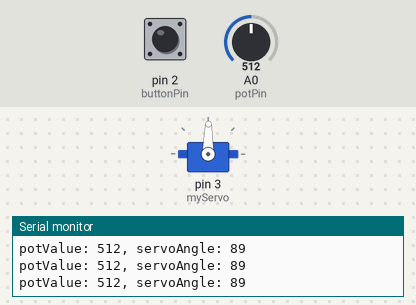
Bench run of a sketch on a simulated Arduino Uno, built with avr-gcc and run on an emulated ATmega328P. On the bench: servo, the last lines printed to the serial monitor. The test bench sets the inputs (shaded band); at power-on: A0 (potPin) = 512, pin 2 (buttonPin) LOW.

Above: at 1.2 s.
1.3 s: A0 (potPin) set to 716
At 1.6 s:
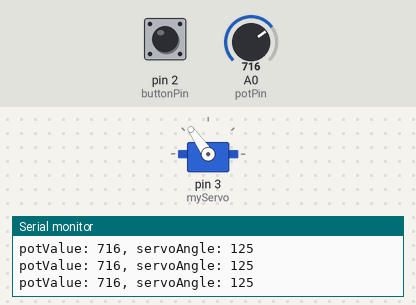
2.8 s: pin 2 (buttonPin) pulled HIGH for 0.15 s
At 2.92 s:
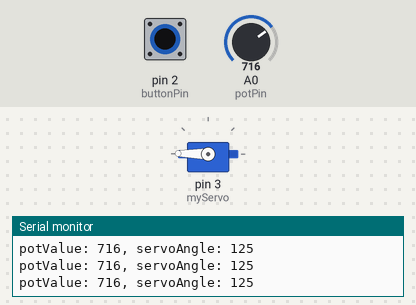
4.5 s: A0 (potPin) set to 306
At 4.9 s:
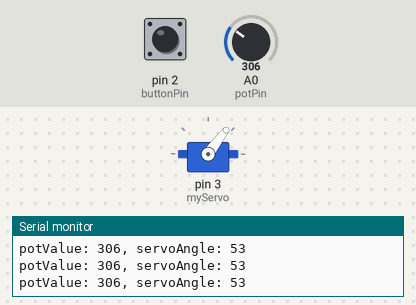
6.0 s: A0 (potPin) set to 0
At 6.5 s:
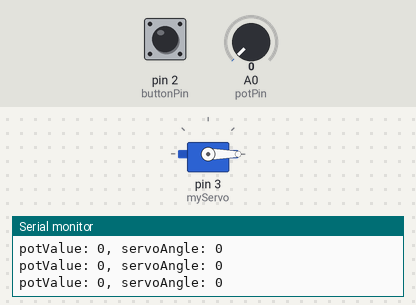
7.5 s: A0 (potPin) set to 88
At 7.9 s:
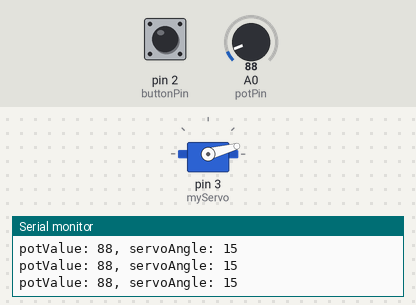
9.0 s: A0 (potPin) set to 110
At 9.4 s:
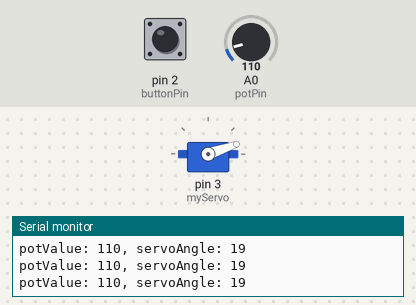
Timing chart, 0 to 12.0 s (numbered marks = the images above; inputs shaded):
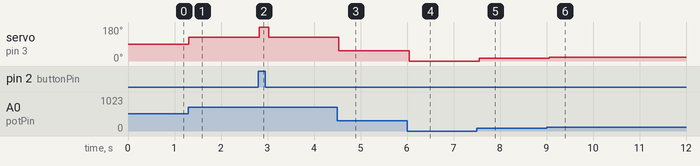

Measured:
- after the input at 1.3 s, servo on pin 3 (myServo): 89° → 125° at once
- after the input at 2.8 s, servo on pin 3 (myServo): 125° → 179° at once, → 125° 0.20 s later
- after the input at 4.5 s, servo on pin 3 (myServo): 125° → 53° at once
- after the input at 6.0 s, servo on pin 3 (myServo): 53° → 0° at once
- after the input at 7.5 s, servo on pin 3 (myServo): 0° → 15° after 0.05 s
- after the input at 9.0 s, servo on pin 3 (myServo): 15° → 19° after 0.06 s

The sketch:

Lesson6_V3KS.ino
```cpp
#include <Servo.h>          // include Servo library
Servo myServo;              // create a servo object named myServo
const int potPin = A0;      // set name of pin AO to potPin. Connected to potentiometer.
const int buttonPin = 2;    // set name of pin 7 to buttonPin.
int potValue = 0;           // variable to read the value from potentiometer. Tracks analog value from 0 - 1023 of potentiometer
int servoAngle = 0;         // variable to set the angle for the servo. Will track the angle assigned to the servo from 0 - 179

void setup() {
  myServo.attach(3);    // attaches the servo on pin 9 to the myServo object
  Serial.begin(9600);   // open a serial connecion to the computer
}

void loop() {
  if(digitalRead(buttonPin) == HIGH) {          // if the button is pressed
    myServo.write(179);                         // move the servo to kick the ball
  }
  else {
  potValue = analogRead(potPin);                // store the potentiometer value in a variable. Analog signals have a range from 0 - 1023
  servoAngle = map(potValue, 0, 1023, 0, 179);  // scale potentiometer value to the servo
  myServo.write(servoAngle);                    // turn the servo to angle variable. Determined by above analog input, calculated by map
  }
  Serial.print("potValue: ");                   // print a label for the potValue variable
  Serial.print(potValue);                       // print the potValue variable
  Serial.print(", servoAngle: ");               // print a label for the servoAngle variable
  Serial.println(servoAngle);                   // print the servoAngle value
  delay(100);                                   // wait for the servo to get there

}
```
